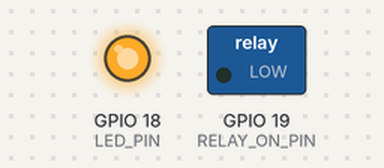
This sketch was run on a simulated ESP32. On the bench: switched loads named in the sketch (green lamp = pin HIGH), output pins drawn as LEDs (lit = HIGH). WiFi joins after 1.5 s; servers stay silent unless stated; what the sketch prints to the serial monitor is not drawn.

Above: at 4.0 s.
At 9.0 s:
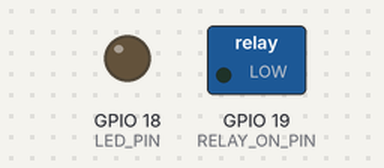
Timing chart, 0 to 14.5 s (numbered marks = the images above):
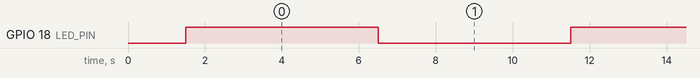

The sketch:

esp32_dev_vacuum_controller.ino
```cpp
const int LED_PIN = 18;
const int RELAY_ON_PIN = 19;
#include <WiFi.h>

const char* ssid = "WIFI8";     // Replace with your WiFi SSID
const char* password = "01689906274"; // Replace with your WiFi Password

// the setup function runs once when you press reset or power the board
void setup() {
  // initialize digital pin LED_BUILTIN on IO18 as an output.
  pinMode(LED_PIN, OUTPUT);
  pinMode(RELAY_ON_PIN, OUTPUT);

  // set baudrate at 115200
  Serial.begin(115200);

  WiFi.begin(ssid, password);

    Serial.print("Connecting to WiFi");
    while (WiFi.status() != WL_CONNECTED) {
        delay(500);
        Serial.print(".");
    }

    Serial.println("\nConnected to WiFi!");
    Serial.print("IP Address: ");
    Serial.println(WiFi.localIP()); // Print the local IP
}

// the loop function runs over and over again forever
void loop() {
  Serial.println("ON");
  digitalWrite(LED_PIN, HIGH);
  // digitalWrite(RELAY_ON_PIN, HIGH);  // turn the LED on (HIGH is the voltage level)
  delay(5000);                      // wait for a second
  digitalWrite(LED_PIN, LOW);
  // digitalWrite(RELAY_ON_PIN, LOW);
  Serial.println("OFF");   // turn the LED off by making the voltage LOW
  delay(5000);                      // wait for a second
}
```

Measured:
- by itself, GPIO 18 (LED_PIN): alternates HIGH for 5.0 s and LOW for 5.0 s
